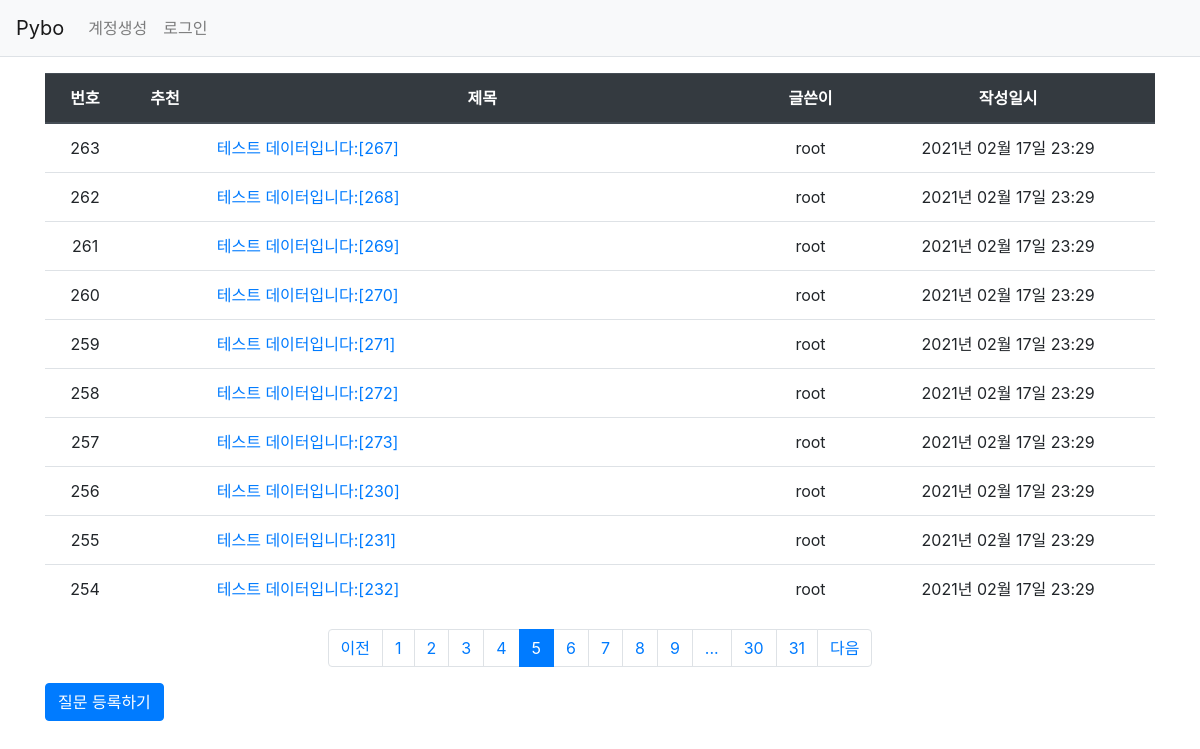
/question/list/?page=5, run on the app's committed database.
### pybo/models.py (models this page shows)
class Question(db.Model):   # 모든 모델의 기본 클래스인 db.Model 상속받음.
    id = db.Column(db.Integer, primary_key=True)
    subject = db.Column(db.String(200), nullable=False)
    content = db.Column(db.Text(), nullable=False)
    create_date = db.Column(db.DateTime(), nullable=False)
    modify_date = db.Column(db.DateTime(), nullable=True)
    voter = db.relationship('User', secondary=question_voter, backref=db.backref('question_voter_set'))
    user_id = db.Column(db.Integer, db.ForeignKey('user.id', ondelete='CASCADE'), nullable=False)
    user = db.relationship('User', backref=db.backref('question_set'))

class User(db.Model):
    id = db.Column(db.Integer, primary_key=True)    # 자동으로 증가하는 user 모델의 기본 키
    username = db.Column(db.String(150), unique=True, nullable=False)
    password = db.Column(db.String(200), nullable=False)
    email = db.Column(db.String(120), unique=True, nullable=False)

### pybo/views/question_views.py (the view)
@bp.route('/list/')
def _list():
    page = request.args.get('page', type=int, default=1)    # 페이징 기능 구현
    question_list = Question.query.order_by(Question.create_date.desc())
    question_list = question_list.paginate(page, per_page=10)
    return render_template('question/question_list.html', question_list=question_list)

### pybo/filter.py (called while the page is built)
def format_datetime(value, fmt='%Y년 %m월 %d일 %H:%M'):
    return value.strftime(fmt)

### pybo/views/auth_views.py (called while the page is built)
@bp.before_app_request
def load_logged_in_user():
    user_id = session.get('user_id')
    if user_id is None:
        g.user = None
    else:
        g.user = User.query.get(user_id)

### pybo/templates/question/question_list.html (shortened to what this page needs)
{% extends 'base.html' %}
{% block content %}
<div class="container my-3">
    <table class="table">
        <thead>
            <tr class="text-center thead-dark">
                <th>번호</th>
                <th>추천</th>
                <th style="width:50%">제목</th>
                <th>글쓴이</th>
                <th>작성일시</th>
            </tr>
        </thead>
        <tbody>
            {% if question_list %}
            {% for question in question_list.items %}
            <tr class="text-center">
                <td>{{ question_list.total - ((question_list.page-1) * question_list.per_page) - loop.index0 }}</td>
                <td>
                </td>
                <td class="text-left">
                    <a href="{{url_for('question.detail', question_id=question.id)}}">
                        {{question.subject}}
                    </a>
                </td>
                <td>{{ question.user.username }}</td>
                <td>{{question.create_date|datetime}}</td>
            </tr>
            {% endfor %}
            {% else %}
            <tr>
                <td colspan="3">질문이 없습니다.</td>
            </tr>
            {% endif %}
        </tbody>
    </table>
    <ul class="pagination justify-content-center">
        {% if question_list.has_prev %}
        <li class="page-item">
            <a class="page-link" href="?page={{ question_list.prev_num }}">이전</a>
        </li>
        {% else %}
        <li class="page-item disabled">
            <a class="page-link" tabindex="-1" aria-disabled="true" href="#">이전</a>
        </li>
        {% endif %}
        {% for page_num in question_list.iter_pages() %}
            {% if page_num %}
                {% if page_num != question_list.page %}
                <li class="page-item">
                    <a class="page-link" href="?page={{ page_num }}">{{ page_num }}</a>
                </li>
                {% else %}
                <li class="page-item active" aria-current="page">
                    <a class="page-link" href="#">{{ page_num }}</a>
                </li>
                {% endif %}
            {% else %}
                <li class="disabled">
                    <a class="page-link" href="#">...</a>
                </li>
            {% endif %}
        {% endfor %}
        {% if question_list.has_next %}
        <li class="page-item">
            <a class="page-link" href="?page={{ question_list.next_num }}">다음</a>
        </li>
        {% else %}
        <li class="page-item disabled">
            <a class="page-link" tabindex="-1" aria-disabled="true" href="#">다음</a>
        </li>
        {% endif %}
    </ul>
    <a href = "{{ url_for('question.create') }}" class="btn btn-primary">질문 등록하기</a>
</div>
{% endblock %}

### data on the page
Question: total "263", subject "테스트 데이터입니다:[267]", user.username "root", create_date "2021년 02월 17일 23:29"
Question: total "262", subject "테스트 데이터입니다:[268]", user.username "root", create_date "2021년 02월 17일 23:29"
Question: total "261", subject "테스트 데이터입니다:[269]", user.username "root", create_date "2021년 02월 17일 23:29"
Question: total "260", subject "테스트 데이터입니다:[270]", user.username "root", create_date "2021년 02월 17일 23:29"
Question: total "259", subject "테스트 데이터입니다:[271]", user.username "root", create_date "2021년 02월 17일 23:29"
Question: total "258", subject "테스트 데이터입니다:[272]", user.username "root", create_date "2021년 02월 17일 23:29"
Question: total "257", subject "테스트 데이터입니다:[273]", user.username "root", create_date "2021년 02월 17일 23:29"
Question: total "256", subject "테스트 데이터입니다:[230]", user.username "root", create_date "2021년 02월 17일 23:29"
Question: total "255", subject "테스트 데이터입니다:[231]", user.username "root", create_date "2021년 02월 17일 23:29"
Question: total "254", subject "테스트 데이터입니다:[232]", user.username "root", create_date "2021년 02월 17일 23:29"

### other printed values
{{ page_num }} "1" "2" "3" "4" "6" "7" "8" "9" "30" "31"
{{ page_num }} "5"
